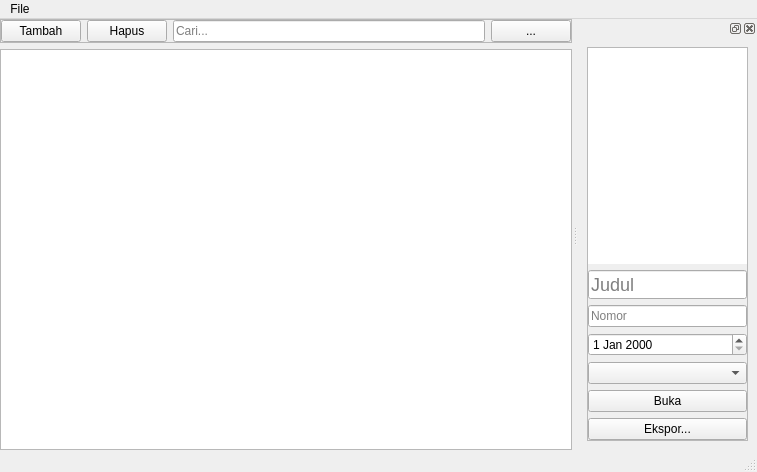
<?xml version="1.0" encoding="UTF-8"?>
<ui version="4.0">
 <class>MainWindow</class>
 <widget class="QMainWindow" name="MainWindow">
  <property name="geometry">
   <rect>
    <x>0</x>
    <y>0</y>
    <width>757</width>
    <height>472</height>
   </rect>
  </property>
  <property name="windowTitle">
   <string>Aplikasi Arsipin - Universitas Trunojoyo Madura</string>
  </property>
  <widget class="QWidget" name="centralwidget">
   <layout class="QVBoxLayout" name="verticalLayout">
    <property name="leftMargin">
     <number>0</number>
    </property>
    <property name="topMargin">
     <number>0</number>
    </property>
    <property name="rightMargin">
     <number>0</number>
    </property>
    <property name="bottomMargin">
     <number>0</number>
    </property>
    <item>
     <widget class="QFrame" name="frame">
      <property name="frameShape">
       <enum>QFrame::StyledPanel</enum>
      </property>
      <property name="frameShadow">
       <enum>QFrame::Raised</enum>
      </property>
      <layout class="QGridLayout" name="gridLayout">
       <property name="leftMargin">
        <number>0</number>
       </property>
       <property name="topMargin">
        <number>0</number>
       </property>
       <property name="rightMargin">
        <number>0</number>
       </property>
       <property name="bottomMargin">
        <number>0</number>
       </property>
       <property name="horizontalSpacing">
        <number>6</number>
       </property>
       <item row="0" column="1">
        <widget class="QPushButton" name="delBtn">
         <property name="text">
          <string>Hapus</string>
         </property>
        </widget>
       </item>
       <item row="0" column="2">
        <widget class="QLineEdit" name="searchBox">
         <property name="placeholderText">
          <string>Cari...</string>
         </property>
        </widget>
       </item>
       <item row="0" column="0">
        <widget class="QPushButton" name="addBtn">
         <property name="text">
          <string>Tambah</string>
         </property>
        </widget>
       </item>
       <item row="0" column="3">
        <widget class="QPushButton" name="lookupBtn">
         <property name="text">
          <string>...</string>
         </property>
        </widget>
       </item>
      </layout>
     </widget>
    </item>
    <item>
     <widget class="QTableView" name="listing">
      <property name="minimumSize">
       <size>
        <width>100</width>
        <height>0</height>
       </size>
      </property>
      <property name="acceptDrops">
       <bool>true</bool>
      </property>
      <property name="selectionMode">
       <enum>QAbstractItemView::ExtendedSelection</enum>
      </property>
      <property name="selectionBehavior">
       <enum>QAbstractItemView::SelectRows</enum>
      </property>
      <property name="sortingEnabled">
       <bool>true</bool>
      </property>
     </widget>
    </item>
   </layout>
  </widget>
  <widget class="QMenuBar" name="menubar">
   <property name="geometry">
    <rect>
     <x>0</x>
     <y>0</y>
     <width>757</width>
     <height>21</height>
    </rect>
   </property>
   <widget class="QMenu" name="menuFile">
    <property name="title">
     <string>File</string>
    </property>
    <addaction name="actionTambah"/>
    <addaction name="separator"/>
    <addaction name="actionKatalog"/>
   </widget>
   <addaction name="menuFile"/>
  </widget>
  <widget class="QStatusBar" name="statusbar"/>
  <widget class="QDockWidget" name="dockWidget_2">
   <property name="sizePolicy">
    <sizepolicy hsizetype="Minimum" vsizetype="Preferred">
     <horstretch>0</horstretch>
     <verstretch>0</verstretch>
    </sizepolicy>
   </property>
   <attribute name="dockWidgetArea">
    <number>2</number>
   </attribute>
   <widget class="QWidget" name="dockWidgetContents_2">
    <layout class="QVBoxLayout" name="verticalLayout_2">
     <item>
      <widget class="QFrame" name="boxFrame">
       <property name="frameShape">
        <enum>QFrame::StyledPanel</enum>
       </property>
       <property name="frameShadow">
        <enum>QFrame::Raised</enum>
       </property>
       <layout class="QVBoxLayout" name="verticalLayout_3">
        <property name="leftMargin">
         <number>0</number>
        </property>
        <property name="topMargin">
         <number>0</number>
        </property>
        <property name="rightMargin">
         <number>0</number>
        </property>
        <property name="bottomMargin">
         <number>0</number>
        </property>
        <item>
         <widget class="QLabel" name="boxPreview">
          <property name="sizePolicy">
           <sizepolicy hsizetype="Ignored" vsizetype="Ignored">
            <horstretch>0</horstretch>
            <verstretch>0</verstretch>
           </sizepolicy>
          </property>
          <property name="styleSheet">
           <string notr="true">background-color: white;</string>
          </property>
          <property name="text">
           <string/>
          </property>
          <property name="alignment">
           <set>Qt::AlignCenter</set>
          </property>
         </widget>
        </item>
        <item>
         <widget class="QLineEdit" name="boxTitle">
          <property name="styleSheet">
           <string notr="true">font-size: 18px;</string>
          </property>
          <property name="placeholderText">
           <string>Judul</string>
          </property>
         </widget>
        </item>
        <item>
         <widget class="QLineEdit" name="boxIndex">
          <property name="placeholderText">
           <string>Nomor</string>
          </property>
         </widget>
        </item>
        <item>
         <widget class="QDateEdit" name="boxDate"/>
        </item>
        <item>
         <widget class="QComboBox" name="boxCatalog"/>
        </item>
        <item>
         <widget class="QPushButton" name="boxOpen">
          <property name="text">
           <string>Buka</string>
          </property>
         </widget>
        </item>
        <item>
         <widget class="QPushButton" name="boxSave">
          <property name="text">
           <string>Ekspor...</string>
          </property>
         </widget>
        </item>
       </layout>
      </widget>
     </item>
    </layout>
   </widget>
  </widget>
  <action name="actionTambah">
   <property name="text">
    <string>Tambah Dok</string>
   </property>
  </action>
  <action name="actionReset_DB">
   <property name="text">
    <string>Reset DB</string>
   </property>
  </action>
  <action name="actionExpor_DB">
   <property name="text">
    <string>Expor DB</string>
   </property>
  </action>
  <action name="actionKatalog">
   <property name="text">
    <string>Edit Katalog</string>
   </property>
  </action>
 </widget>
 <resources/>
 <connections/>
</ui>
